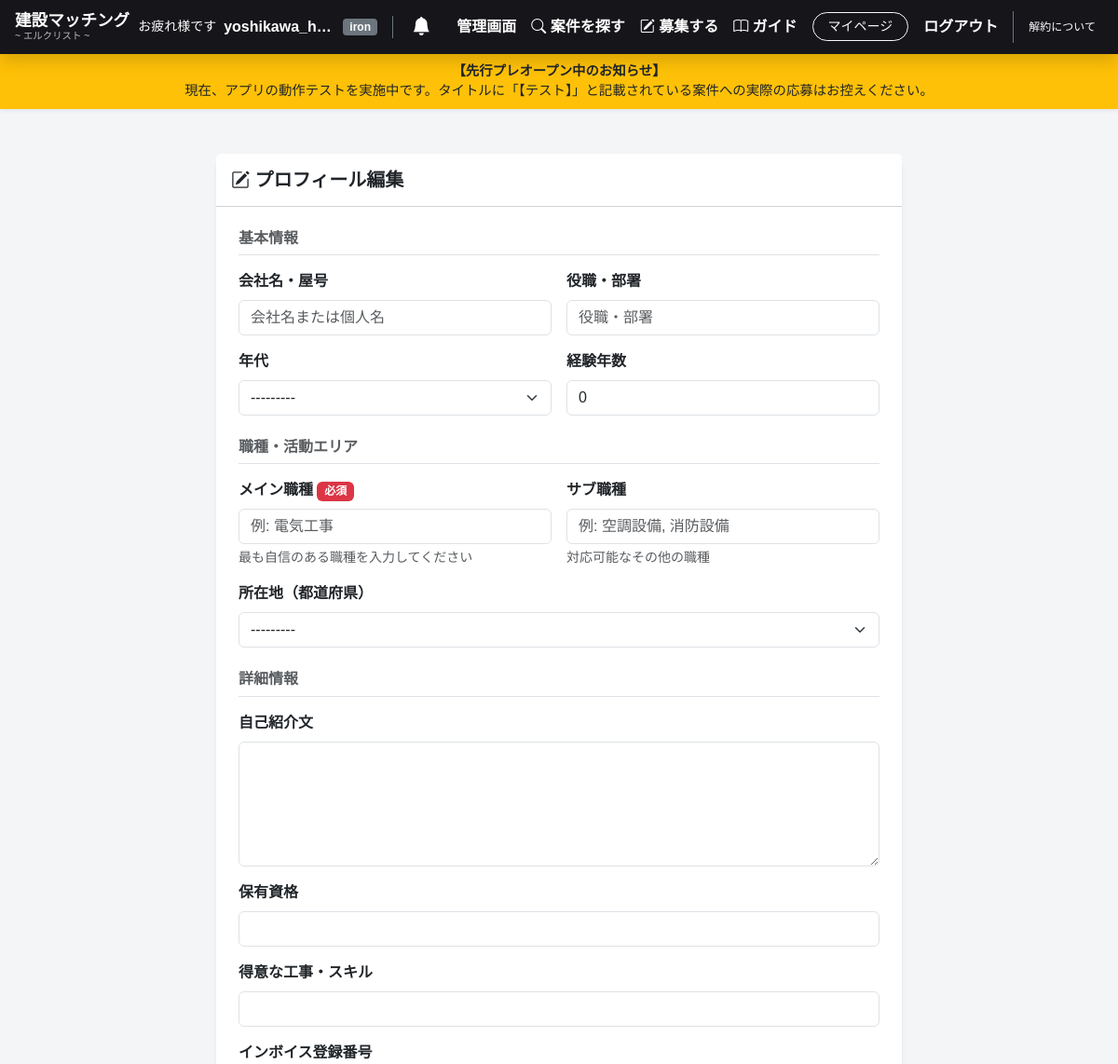
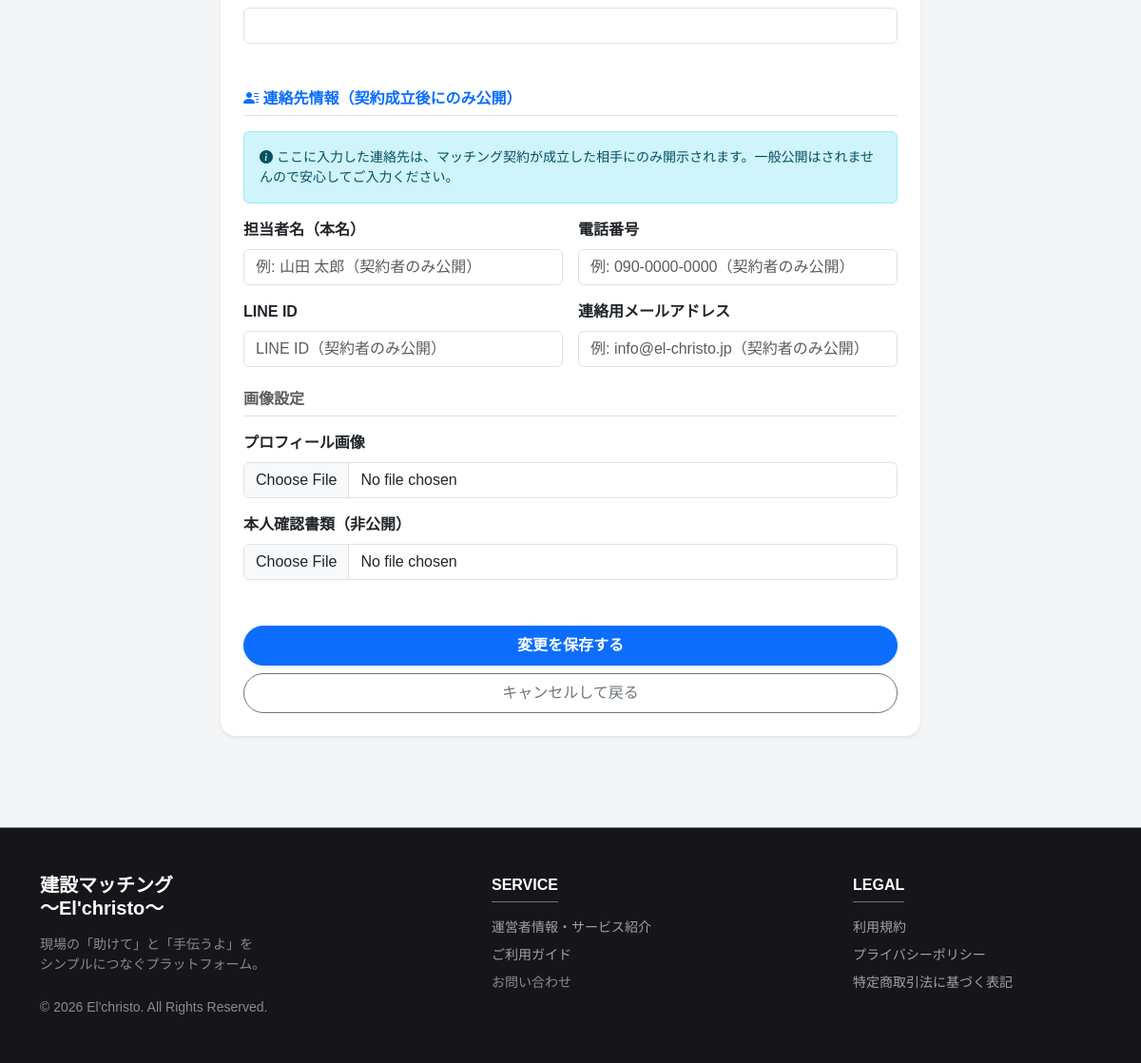
Page /profile/edit/ (signed in) on the committed database (2 pictures, top to bottom).
### accounts/models.py (models this page shows, shortened)
class Profile(models.Model):
    RANK_CHOICES = [
        ('iron', 'iron'),
        ('bronze', 'bronze'),
        ('silver', 'SILVER'),
        ('gold', 'GOLD'),
        ('platinum', 'PLATINUM'),
    ]
    AGE_GROUP_CHOICES = [
        ('10s', '10代'), ('20s', '20代'), ('30s', '30代'),
        ('40s', '40代'), ('50s', '50代'), ('60s', '60代以上'),
    ]
    user = models.OneToOneField(User, on_delete=models.CASCADE, related_name='profile')
    rank = models.CharField(max_length=20, choices=RANK_CHOICES, default='iron')
    is_verified = models.BooleanField(default=False, verbose_name="本人確認済み")
    company_name = models.CharField(max_length=100, blank=True, verbose_name="屋号・会社名")
    position = models.CharField(max_length=100, blank=True, null=True, verbose_name="役職・部署")
    age_group = models.CharField(max_length=5, choices=AGE_GROUP_CHOICES, blank=True, null=True, verbose_name="年代")
    real_name = models.CharField(max_length=50, blank=True, verbose_name="担当者名（本名）")
    phone_number = models.CharField(max_length=20, blank=True, verbose_name="電話番号")
    line_id = models.CharField(max_length=50, blank=True, verbose_name="LINE ID")
    contact_email = models.EmailField(max_length=255, blank=True, verbose_name="連絡用メールアドレス") # ←★これを追加
    occupation_main = models.CharField(max_length=50, blank=True, null=True, verbose_name="メイン職種")
    occupation_sub = models.CharField(max_length=50, blank=True, null=True, verbose_name="サブ職種")
    location = models.CharField(max_length=100, blank=True, choices=PREFECTURES, verbose_name="所在地")
    bio = models.TextField(blank=True, verbose_name="自己紹介")
    avatar = models.ImageField(upload_to='avatars/', blank=True, null=True, verbose_name="アバター画像")
    id_card_image = models.ImageField(
        upload_to='id_cards/',
        storage=PrivateS3Storage(),  # ← これを追加
        blank=True,
        null=True,
        verbose_name="本人確認書類"
    )
    experience_years = models.IntegerField(default=0, verbose_name="経験年数")
    qualifications = models.CharField(max_length=255, blank=True, null=True, verbose_name="保有資格")
    skills = models.CharField(max_length=255, blank=True, null=True, verbose_name="得意な工事・スキル")
    invoice_num = models.CharField(max_length=50, blank=True, null=True, verbose_name="インボイス登録番号")
    is_founding_member = models.BooleanField(default=False, verbose_name="創設メンバー")
    created_at = models.DateTimeField(auto_now_add=True)
    updated_at = models.DateTimeField(auto_now=True)
    def has_unread_notifications(self):
        return self.user.notifications.filter(is_read=False).exists()

### jobs/views.py (the view)
# urls.py: path('profile/edit/', views.profile_edit, name='profile_edit'),
@login_required
def profile_edit(request):
    profile, _ = Profile.objects.get_or_create(user=request.user)
    if request.method == 'POST':
        form = ProfileForm(request.POST, request.FILES, instance=profile)
        if form.is_valid():
            form.save()
            messages.success(request, 'プロフィールを更新しました。')
            return redirect('mypage')
    else:
        form = ProfileForm(instance=profile)
    return render(request, 'accounts/profile_edit.html', {'form': form})

### config/context_processors.py (called while the page is built)
def app_detection(request):
    user_agent = request.META.get('HTTP_USER_AGENT', '').lower()
    is_ios_app = ('elchristo-ios-app' in user_agent) or ('elchristo-android-app' in user_agent)
    return {
        'is_ios_app': is_ios_app,
    }

### accounts/templates/accounts/profile_edit.html (shortened to what this page needs)
{% extends 'base.html' %}
{% block content %}
<div class="container mt-5 mb-5">
    <div class="row justify-content-center">
        <div class="col-md-8">
            <div class="card border-0 shadow-sm rounded-4">
                <div class="card-header bg-white py-3">
                    <h5 class="mb-0 fw-bold"><i class="bi bi-pencil-square"></i> プロフィール編集</h5>
                </div>
                <div class="card-body p-4">
                    <form method="post" enctype="multipart/form-data">
                        <h6 class="fw-bold text-muted border-bottom pb-2 mb-3">基本情報</h6>
                        <div class="row g-3 mb-4">
                            <div class="col-md-6">
                                <label class="form-label fw-bold">会社名・屋号</label>
                                {{ form.company_name }}
                            </div>
                            <div class="col-md-6">
                                <label class="form-label fw-bold">役職・部署</label>
                                {{ form.position }}
                            </div>
                            <div class="col-md-6">
                                <label class="form-label fw-bold">年代</label>
                                {{ form.age_group }}
                            </div>
                            <div class="col-md-6">
                                <label class="form-label fw-bold">経験年数</label>
                                {{ form.experience_years }}
                            </div>
                        </div>
                        <h6 class="fw-bold text-muted border-bottom pb-2 mb-3">職種・活動エリア</h6>
                        <div class="row g-3 mb-4">
                            <div class="col-md-6">
                                <label class="form-label fw-bold">メイン職種 <span class="badge bg-danger">必須</span></label>
                                {{ form.occupation_main }}
                                <div class="form-text">最も自信のある職種を入力してください</div>
                            </div>
                            <div class="col-md-6">
                                <label class="form-label fw-bold">サブ職種</label>
                                {{ form.occupation_sub }}
                                <div class="form-text">対応可能なその他の職種</div>
                            </div>
                            <div class="col-12">
                                <label class="form-label fw-bold">所在地（都道府県）</label>
                                {{ form.location }}
                            </div>
                        </div>
                        <h6 class="fw-bold text-muted border-bottom pb-2 mb-3">詳細情報</h6>
                        <div class="mb-3">
                            <label class="form-label fw-bold">自己紹介文</label>
                            {{ form.bio }}
                        </div>
                        <div class="mb-3">
                            <label class="form-label fw-bold">保有資格</label>
                            {{ form.qualifications }}
                        </div>
                        <div class="mb-3">
                            <label class="form-label fw-bold">得意な工事・スキル</label>
                            {{ form.skills }}
                        </div>
                        <div class="mb-3">
                            <label class="form-label fw-bold">インボイス登録番号</label>
                            {{ form.invoice_num }}
                        </div>
                        <h6 class="fw-bold text-primary border-bottom pb-2 mb-3 mt-5"><i class="bi bi-person-lines-fill"></i> 連絡先情報（契約成立後にのみ公開）</h6>
                        <div class="alert alert-info small mb-3">
                            <i class="bi bi-info-circle-fill"></i> ここに入力した連絡先は、マッチング契約が成立した相手にのみ開示されます。一般公開はされませんので安心してご入力ください。
                        </div>
                        <div class="row g-3 mb-4">
                            <div class="col-md-6">
                                <label class="form-label fw-bold">担当者名（本名）</label>
                                {{ form.real_name }}
                            </div>
                            <div class="col-md-6">
                                <label class="form-label fw-bold">電話番号</label>
                                {{ form.phone_number }}
                            </div>
                            <div class="col-md-6">
                                <label class="form-label fw-bold">LINE ID</label>
                                {{ form.line_id }}
                            </div>
                            <div class="col-md-6">
                                <label class="form-label fw-bold">連絡用メールアドレス</label>
                                {{ form.contact_email }}
                            </div>
                        </div>
                        <h6 class="fw-bold text-muted border-bottom pb-2 mb-3 mt-4">画像設定</h6>
                        <div class="mb-3">
                            <label class="form-label fw-bold">プロフィール画像</label>
                            {{ form.avatar }}
                        </div>
                        <div class="mb-3">
                            <label class="form-label fw-bold">本人確認書類（非公開）</label>
                            {{ form.id_card_image }}
                        </div>
                        <div class="d-grid gap-2 mt-5">
                            <button type="submit" class="btn btn-primary rounded-pill py-2 fw-bold shadow-sm">
                                変更を保存する
                            </button>
                            <a href="{% url 'mypage' %}" class="btn btn-outline-secondary rounded-pill py-2">
                                キャンセルして戻る
                            </a>
                        </div>
                    </form>
                </div>
            </div>
        </div>
    </div>
</div>
{% endblock %}

### templates/base.html (shortened to what this page needs)
<!DOCTYPE html>
<html lang="ja">
<head>
    <link href="https://cdn.jsdelivr.net/npm/bootstrap@5.3.0/dist/css/bootstrap.min.css" rel="stylesheet">
    <link rel="stylesheet" href="https://cdn.jsdelivr.net/npm/bootstrap-icons@1.10.5/font/bootstrap-icons.css">
</head>
<body class="d-flex flex-column min-vh-100">
    <nav class="navbar navbar-expand-lg navbar-dark bg-sumi sticky-top shadow">
        <div class="container-fluid px-2 px-md-3">
            <a class="navbar-brand me-1" href="{% url 'home' %}">
                <span class="brand-title">建設マッチング</span>
                <span class="brand-sub">~ エルクリスト ~</span>
            </a>
            <div class="collapse navbar-collapse" id="navbarNav">
                <ul class="navbar-nav ms-auto align-items-center pt-3 pt-lg-0">
                    {% if user.is_authenticated %}
                        <li class="nav-item d-none d-lg-flex align-items-center me-3 border-end border-secondary pe-3">
                            <span class="text-white small me-2">お疲れ様です</span>
                            <span class="fw-bold text-white d-inline-block text-truncate" style="max-width: 120px;">
                                {{ user.username }}
                            </span>
                            <span class="badge rank-badge badge-{{ user.profile.rank|lower }} ms-2">
                                {{ user.profile.get_rank_display }}
                            </span>
                        </li>
                        <li class="nav-item me-3 d-none d-lg-block">
                            <a class="nav-link position-relative p-1" href="{% url 'notifications' %}">
                                <i class="bi bi-bell-fill fs-5"></i>
                            </a>
                        </li>
                        {% if user.is_staff %}
                        <li class="nav-item">
                            <a class="nav-link text-warning fw-bold" href="{% url 'admin_dashboard' %}">管理画面</a>
                        </li>
                        {% endif %}
                        <li class="nav-item">
                            <a class="nav-link" href="{% url 'job_list' %}"><i class="bi bi-search"></i> 案件を探す</a>
                        </li>
                        <li class="nav-item">
                            <a class="nav-link" href="{% url 'create_job' %}"><i class="bi bi-pencil-square"></i> 募集する</a>
                        </li>
                        <li class="nav-item">
                            <a class="nav-link" href="{% url 'guide_view' %}"><i class="bi bi-book"></i> ガイド</a>
                        </li>
                        <li class="nav-item ms-lg-2 mt-2 mt-lg-0">
                            <a class="btn btn-outline-light btn-sm px-3 rounded-pill w-100 text-center" href="{% url 'mypage' %}">マイページ</a>
                        </li>
                        <li class="nav-item ms-lg-2 mt-2 mt-lg-0">
                            <form action="{% url 'logout' %}" method="post" class="d-inline w-100">
                                <button type="submit" class="btn btn-link nav-link w-100 text-start text-lg-center">ログアウト</button>
                            </form>
                        </li>
                        {% if not is_ios_app %}
                            <li class="nav-item ms-lg-2 border-start border-secondary ps-lg-2 mt-2 mt-lg-0">
                                {% if user.is_authenticated and user.profile.rank == 'iron' %}
                                    <a class="nav-link nav-link-cancel" href="{% url 'delete_guide_only' %}">解約について</a>
                                {% else %}
                                    <a class="nav-link nav-link-cancel" href="{% url 'subscription_plans' %}#cancel-info">解約について</a>
                                {% endif %}
                            </li>
                        {% endif %}
                    {% endif %}
                </ul>
            </div>
        </div>
    </nav>
    <div class="bg-warning text-dark text-center py-2 shadow-sm" style="font-size: 0.9rem;">
        <strong>【先行プレオープン中のお知らせ】</strong><br>
        現在、アプリの動作テストを実施中です。タイトルに「【テスト】」と記載されている案件への実際の応募はお控えください。
    </div>
    <div class="main-content flex-grow-1">
        {% block content %}{% endblock %}
    </div>
    <footer class="bg-sumi text-white py-5 mt-5 border-top border-secondary">
        <div class="container">
            <div class="row g-4 justify-content-between">
                <div class="col-md-4">
                    <h5 class="fw-bold mb-3">建設マッチング<br>〜El'christo〜</h5>
                    <p class="small text-white-50">
                        現場の「助けて」と「手伝うよ」を<br>
                        シンプルにつなぐプラットフォーム。
                    </p>
                    <small class="d-block text-white-50 mt-4">&copy; 2026 El'christo. All Rights Reserved.</small>
                </div>
                <div class="col-md-3">
                    <h6 class="fw-bold text-uppercase mb-3 border-bottom border-secondary pb-2 d-inline-block">Service</h6>
                    <ul class="list-unstyled small">
                        <li class="mb-2"><a href="{% url 'about' %}" class="footer-link">運営者情報・サービス紹介</a></li>
                        <li class="mb-2"><a href="{% url 'guide_view' %}" class="footer-link">ご利用ガイド</a></li>
                        <li class="mb-2"><a href="{% url 'contact' %}" class="footer-link text-white-50">お問い合わせ</a></li>
                    </ul>
                </div>
                <div class="col-md-3">
                    <h6 class="fw-bold text-uppercase mb-3 border-bottom border-secondary pb-2 d-inline-block">Legal</h6>
                    <ul class="list-unstyled small">
                        <li class="mb-2"><a href="{% url 'terms' %}" class="footer-link">利用規約</a></li>
                        <li class="mb-2"><a href="{% url 'privacy' %}" class="footer-link">プライバシーポリシー</a></li>
                        <li class="mb-2"><a href="{% url 'law' %}" class="footer-link">特定商取引法に基づく表記</a></li>
                    </ul>
                </div>
            </div>
        </div>
    </footer>
</body>
</html>

### templates/base.html (style rules this page uses)
:root { --sumi-color: #15151a; --rankup-blue: #0066ff; }
body { font-family: "Hiragino Sans", "Meiryo", sans-serif; background-color: #f4f5f7; color: var(--sumi-color); }
.bg-sumi { background-color: var(--sumi-color) !important; }
.navbar-brand { line-height: 1.1; display: flex; flex-direction: column; }
.brand-title { font-weight: bold; font-size: 1.1rem; }
.brand-sub { font-size: 0.65rem; opacity: 0.7; font-weight: normal; margin-top: 1px; }
.navbar-dark .navbar-nav .nav-link { color: #ffffff !important; font-weight: 600; }
.nav-link-cancel { font-size: 0.75rem !important; color: rgba(255,255,255,0.6) !important; font-weight: normal !important; }
.rank-badge { font-size: 0.75rem; padding: 0.25em 0.6em; border-radius: 4px; margin-left: 8px; vertical-align: middle; }
.badge-iron { background-color: #6c757d !important; color: white !important; text-transform: lowercase; }
.footer-link { color: rgba(255,255,255,0.6); text-decoration: none; transition: color 0.2s; }

### rows in the picture
Profile: age_group "---------", experience_years "0", location "---------"

### other values in the picture
{{ user.username }} "yoshikawa_h…"
{{ user.profile.get_rank_display }} "iron"
